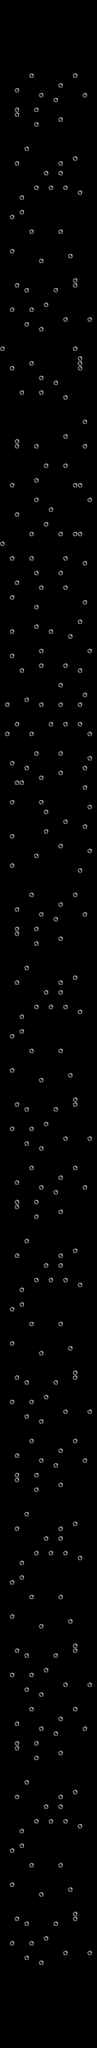

This game map was drawn from its Tiled (.tmx) file and the tilesets committed beside it. A one-line description and the trimmed map source follow:
An orthogonal 20x420 tile map with 16x16 px tiles, 1 tile layer (map_layer).

<map version="1.10" tiledversion="1.11.2" orientation="orthogonal" renderorder="right-down" width="20" height="420" tilewidth="16" tileheight="16" infinite="0" nextlayerid="2" nextobjectid="1">
 <tileset firstgid="1" source="ceres_tiles.tsx" />
 <layer id="1" name="map_layer" width="20" height="420">
  <data>[8400 cells, 306 non-empty, 1 distinct tile ids]</data>
 </layer>
</map>
